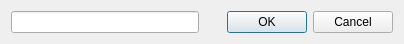
<?xml version="1.0" encoding="UTF-8"?>
<ui version="4.0">
 <class>Form</class>
 <widget class="QWidget" name="Form">
  <property name="geometry">
   <rect>
    <x>0</x>
    <y>0</y>
    <width>404</width>
    <height>43</height>
   </rect>
  </property>
  <property name="windowTitle">
   <string>Form</string>
  </property>
  <layout class="QHBoxLayout" name="horizontalLayout">
   <item>
    <widget class="QLineEdit" name="reason_line_edit"/>
   </item>
   <item>
    <widget class="QDialogButtonBox" name="verify_button_box">
     <property name="standardButtons">
      <set>QDialogButtonBox::Cancel|QDialogButtonBox::Ok</set>
     </property>
    </widget>
   </item>
  </layout>
 </widget>
 <resources/>
 <connections/>
</ui>
